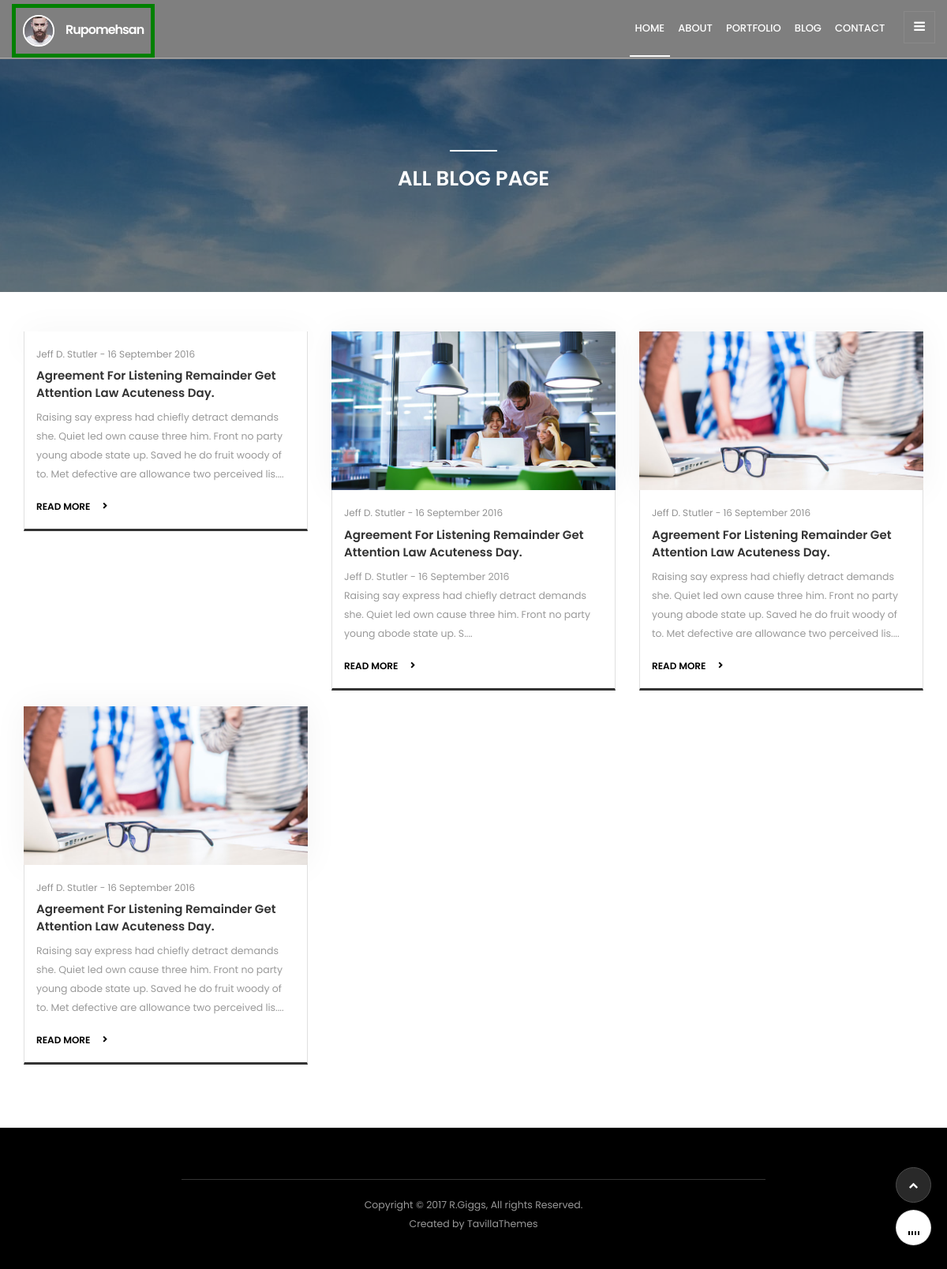
Screenshot of /all-blogs.php with the database file from the repository.
### tables this page shows
CREATE TABLE `tbl_post` (
  `id` int(11) NOT NULL,
  `cat` int(11) NOT NULL,
  `title` varchar(255) NOT NULL,
  `body` text NOT NULL,
  `image` varchar(255) NOT NULL,
  `author` varchar(50) NOT NULL,
  `tags` varchar(255) NOT NULL,
  `date` timestamp NOT NULL DEFAULT current_timestamp() ON UPDATE current_timestamp(),
  `userid` int(11) NOT NULL
);

### lib/Database.php (called while the page is built, shortened)
<?php
Class Database{
	public $host   = DB_HOST;
	public $user   = DB_USER;
	public $pass   = DB_PASS;
	public $dbname = DB_NAME;
	public $link;
	private function connectDB(){
	$this->link = new mysqli($this->host, $this->user, $this->pass, $this->dbname);
 }
	public function select($query){
		$result = $this->link->query($query) or die($this->link->error.__LINE__);
		if($result->num_rows > 0){
			return $result;
		} else {
			return false;
		}
	}
}

### helpers/formate.php (called while the page is built, shortened)
<?php
class Formate{
  public function textShorten($text, $limit = 200){
  	$text = $text." ";
  	$text = substr($text, 0, $limit);
  	$text = $text."....";
  	return $text;
  }
}
?>

### all-blogs.php (the view)
<?php include'inc/header.php';?>
         <section class="page-cover">
            <div class="container">
                <div class="center-title">
                        <h1>ALL BLOG PAGE</h1>
               </div>
            </div>
        </section>
    <div class="container">
    <div class="row  allblogpage">
          <?php
           $query = "select * from tbl_post";
           $getdata = $db->select($query);
           if ($getdata) {
           while ($result = $getdata->fetch_assoc()) {
         ?>
    	<div class="col-md-4">
    		<div class="blog-box"> <img src="admin/<?php echo $result['image'];?>" alt="">
                   <div class="col-md-12 blog-info"> <span class="data">Jeff D. Stutler - 16 September 2016</span>
                   <h4><?php echo $result['title'];?></h4>
                    <p><?php echo $fm->textShorten($result['body'],200); ?></p>
                    <a href="blog-post.php?postid=<?php echo $result['id'];?>" class="blog-link"> READ MORE</a>
                </div>
            </div>
    	</div>
         <?php } } ?>
    </div>
  </div>
<?php include'inc/footer.php';?>

### css/style.css (style rules this page uses)
body { font-family: 'Poppins', sans-serif; }
html { height: 100%; }
p { font-size: 12.5px; color: #999999; line-height: 24px; font-family: 'Poppins', sans-serif; }
.slidemenu-close, .widget-title:before, .widget-tags ul li a:hover, .center-title:before, .left-title:before, .giggs_button2, .info-title::after, .rounded-icon i, .owl-theme .owl-controls .owl-page.active span, .owl-theme .owl-controls.clickable .owl-page:hover span, .backtop:hover, .slidemenu-close { background: #000; }
.pricing, .blog-info, .testimonial { border-bottom: 3px solid #000; }
section { padding-top: 60px; }
.center-title { padding: 0 210px; }
.center-title h1 { text-align: center; font-size: 18px; font-weight: 600; margin: 20px 0 10px 0; }
.center-title:before { height: 2px; width: 60px; content: ""; display: block; margin: 0 auto; background: #fff; }
.blog-box { box-shadow: 0px 0px 40px 0px rgba(0, 0, 0, 0.05); -webkit-box-shadow: 0px 0px 40px 0px rgba(0, 0, 0, 0.05); -o-box-shadow: 0px 0px 40px 0px rgba(0, 0, 0, 0.05); -moz-box-shadow: 0px 0px 40px 0px rgba(0, 0, 0, 0.05); }
.blog-box img { width: 100%; }
.blog-box h4 { font-size: 15px; font-weight: 600; line-height: 22px; padding: 8px 0; }
.blog-box span.data { font-size: 12px; color: #929292; padding-top: 20px; display: block; }
.blog-box a.blog-link { font-size: 12px; color: #000; padding-top: 20px; display: block; font-weight: 600; width: 90px; }
.blog-box a.blog-link:after { font-family: FontAwesome; content: "\f054"; display: inline-block; padding-top: 3px; font-size: 8px; float: right; }
.blog-info { border-left: solid 1px #e0e0e0; border-right: solid 1px #e0e0e0; padding-bottom: 20px; background: #fff; border-bottom: 3px solid; }
.page-cover { background: url(../images/home.jpg) no-repeat fixed bottom; height: 370px; padding-top: 190px; }
.page-cover:before { content: ""; position: absolute; top: 0; left: 0; width: 100%; height: 370px; background-color: rgba(0, 0, 0, 0.5); z-index: 1; }
.page-cover h1 { font-size: 26px; }
.page-cover .center-title, .page-cover .left-title { color: #fff; font-weight: bold; z-index: 10; position: relative; }
.row.allblogpage { margin-top: 50px; }
.allblogpage .blog-info { border-left: solid 1px #e0e0e0; border-right: solid 1px #e0e0e0; padding-bottom: 20px; background: #fff; border-bottom: 3px solid; margin-bottom: 20px; }

### rows the page displays
tbl_post: title "Agreement For Listening Remainder Get Attention Law Acuteness Day.", body "Raising say express had chiefly detract demands she. Quiet led own cause three him. Front no party young abode state up. Saved he do fruit woody of to. Met defective are allowance two perceived lis...."
tbl_post: image (picture), title "Agreement For Listening Remainder Get Attention Law Acuteness Day.", body "Jeff D. Stutler - 16 September 2016 Raising say express had chiefly detract demands she. Quiet led own cause three him. Front no party young abode state up. S...."
tbl_post: image (picture), title "Agreement For Listening Remainder Get Attention Law Acuteness Day.", body "Raising say express had chiefly detract demands she. Quiet led own cause three him. Front no party young abode state up. Saved he do fruit woody of to. Met defective are allowance two perceived lis...."
tbl_post: image (picture), title "Agreement For Listening Remainder Get Attention Law Acuteness Day.", body "Raising say express had chiefly detract demands she. Quiet led own cause three him. Front no party young abode state up. Saved he do fruit woody of to. Met defective are allowance two perceived lis...."
